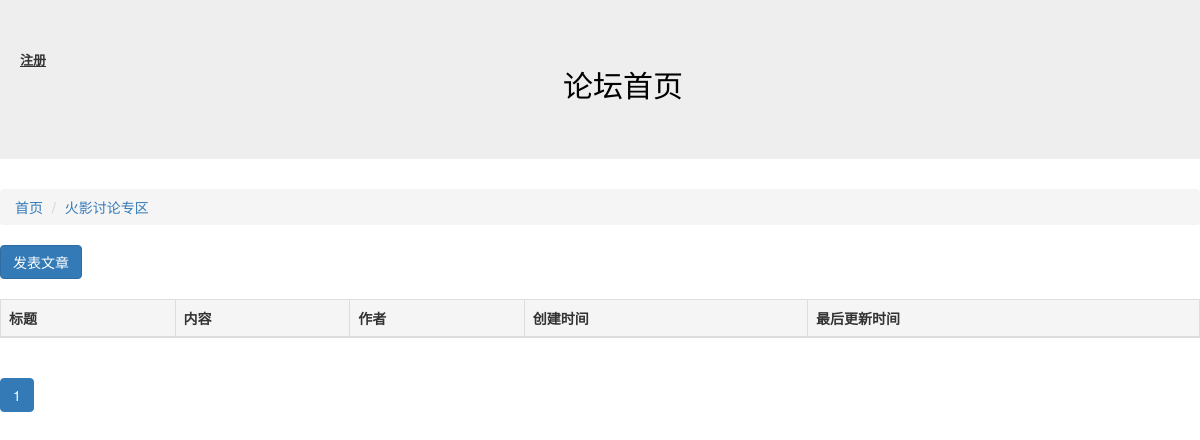
Page /article/list/4 on the earlier database version.
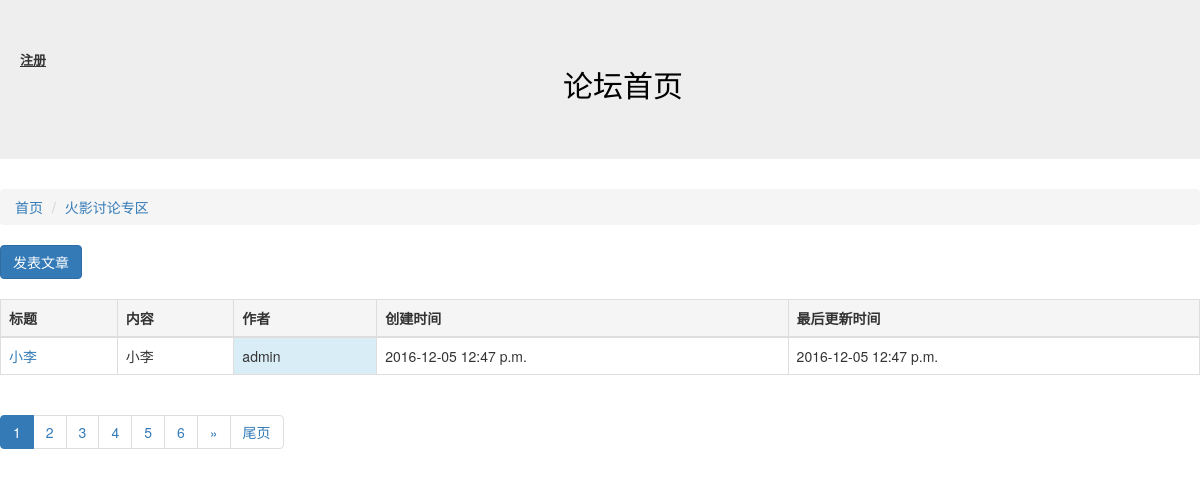
Same page on the later database version.
### article/models.py (models this page shows, shortened)
class Article(models.Model):
    owner = models.ForeignKey(User,verbose_name="作者")
    block = models.ForeignKey(Block,verbose_name="板块ID")
    title = models.CharField("文章标题",max_length=10)
    content = models.CharField("文章内容",max_length=10000)
    status = models.IntegerField("状态",choices=((0,"正常"),(-1,"关闭")))
    create_timestamp = models.DateTimeField("创建时间",auto_now_add =True)
    last_timestamp = models.DateTimeField("最后更新时间",auto_now=True)
    class Meta:
        verbose_name = "文章"
        verbose_name_plural = "文章"

### article/views.py (the view)
# urls.py: url(r'^list/(?P<block_id>\d+)',article_list),
def article_list(request,block_id):
    block_id = int(block_id)
    block = Block.objects.get(id=block_id)
    ARTICLE_CNT_1PAGE = 1
    page_no = int(request.GET.get("page_no","1"))
    all_articles = Article.objects.filter(block=block,status=0).order_by("-id")
    p = Paginator(all_articles,ARTICLE_CNT_1PAGE)
    page = p.page(page_no)
    articles_objs = page.object_list
    page_links = [i for i in range(page_no-5,page_no+6) if i >0 and i <= p.num_pages]
    before = page_links[0]-1
    after = page_links[-1]+1
    next = page_no+1
    last = page_no-1
    return render(request,"article_list.html",{"articles":articles_objs,"b":block,"p":p,"page_no":page_no,"page_links":page_links,"before":before,"after":after,"next":next,"last":last})

### article/templates/article_list.html (shortened to what this page needs)
{% extends "base.html" %}
{% block content %}
<ol class="breadcrumb">
  <li ><a href="/">首页</a></li>
  <li class="active"><a href="/article/list/{{ b.id  }}">{{ b.names }}</a></li>
</ol>
<a href="/article/create/{{ b.id }}" class="btn btn-primary" role="button">发表文章</a>
<br />
<br />
<table class="table table-bordered">
	<thead>
	 <th class="active">标题</th>
	 <th class="active">内容</th>
	 <th class="active">作者</th>
	 <th class="active">创建时间</th>
	 <th class="active">最后更新时间</th>
	</thead>
	<tbody>
	{%for article in articles %}
	<tr >
		<td> <a href="/article/detail/{{ article.id}}">{{ article.title}}</a> </td>
		<td>{{ article.content	}}</td>
                <td class="info">{{ article.owner     }}</td>
		<td>{{ article.create_timestamp|date:"Y-m-d P"}}</td>
		<td>{{ article.last_timestamp|date:"Y-m-d P"}}</td>
	</tr>
	{% endfor %}
	</tbody>
</table>
<nav>
  <ul class="pagination">
  {% for i in page_links %}
  {% if i == page_no %}
    <li class="active"><a href="?page_no={{ page_no }}">{{ page_no }}</a></li>
  {% else %}
    <li class=""><a href="?page_no={{ i }}">{{ i }}</a></li>
  {% endif %}
  {% endfor %}
  {% if after <= p.num_pages %}
    <li><a href="?page_no={{ next }}" aria-label="Previous">&raquo;</a></li>
    <li><a href="?page_no={{ p.num_pages }}">尾页</a></li>
  {% endif %}
</ul>
</nav>
{% endblock %}

Differences in the rows shown:
added Article: title "小李", content "小李", owner "admin", create_timestamp "2016-12-05 12:47 p.m.", last_timestamp "2016-12-05 12:47 p.m."
Other differences:
new list line: "2"
new list line: "3"
new list line: "4"
new list line: "5"
new list line: "6"
text now shown: "» 尾页"
